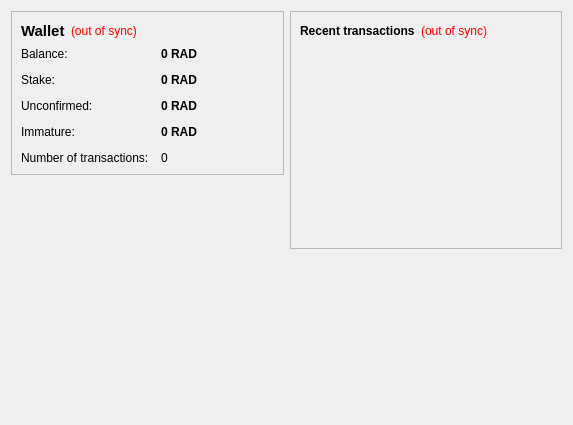
<?xml version="1.0" encoding="UTF-8"?>
<ui version="4.0">
 <class>OverviewPage</class>
 <widget class="QWidget" name="OverviewPage">
  <property name="geometry">
   <rect>
    <x>0</x>
    <y>0</y>
    <width>573</width>
    <height>425</height>
   </rect>
  </property>
  <property name="windowTitle">
   <string>Form</string>
  </property>
  <layout class="QHBoxLayout" name="horizontalLayout" stretch="1,1">
   <item>
    <layout class="QVBoxLayout" name="verticalLayout_2">
     <item>
      <widget class="QFrame" name="frame">
       <property name="frameShape">
        <enum>QFrame::StyledPanel</enum>
       </property>
       <property name="frameShadow">
        <enum>QFrame::Raised</enum>
       </property>
       <layout class="QVBoxLayout" name="verticalLayout_4">
        <item>
         <layout class="QHBoxLayout" name="horizontalLayout_4">
          <item>
           <widget class="QLabel" name="label_5">
            <property name="font">
             <font>
              <pointsize>11</pointsize>
              <weight>75</weight>
              <bold>true</bold>
             </font>
            </property>
            <property name="text">
             <string>Wallet</string>
            </property>
           </widget>
          </item>
          <item>
           <widget class="QLabel" name="labelWalletStatus">
            <property name="toolTip">
             <string>The displayed information may be out of date. Your wallet automatically synchronizes with the Radioactivecoin network after a connection is established, but this process has not completed yet.</string>
            </property>
            <property name="styleSheet">
             <string notr="true">QLabel { color: red; }</string>
            </property>
            <property name="text">
             <string notr="true">(out of sync)</string>
            </property>
            <property name="alignment">
             <set>Qt::AlignLeading|Qt::AlignLeft|Qt::AlignVCenter</set>
            </property>
           </widget>
          </item>
          <item>
           <spacer name="horizontalSpacer_2">
            <property name="orientation">
             <enum>Qt::Horizontal</enum>
            </property>
            <property name="sizeHint" stdset="0">
             <size>
              <width>40</width>
              <height>20</height>
             </size>
            </property>
           </spacer>
          </item>
         </layout>
        </item>
        <item>
         <layout class="QFormLayout" name="formLayout_2">
          <property name="fieldGrowthPolicy">
           <enum>QFormLayout::AllNonFixedFieldsGrow</enum>
          </property>
          <property name="horizontalSpacing">
           <number>12</number>
          </property>
          <property name="verticalSpacing">
           <number>12</number>
          </property>
          <item row="0" column="0">
           <widget class="QLabel" name="label">
            <property name="text">
             <string>Balance:</string>
            </property>
           </widget>
          </item>
          <item row="0" column="1">
           <widget class="QLabel" name="labelBalance">
            <property name="font">
             <font>
              <weight>75</weight>
              <bold>true</bold>
             </font>
            </property>
            <property name="cursor">
             <cursorShape>IBeamCursor</cursorShape>
            </property>
            <property name="toolTip">
             <string>Your current balance</string>
            </property>
            <property name="text">
             <string notr="true">0 RAD</string>
            </property>
            <property name="textInteractionFlags">
             <set>Qt::LinksAccessibleByMouse|Qt::TextSelectableByKeyboard|Qt::TextSelectableByMouse</set>
            </property>
           </widget>
          </item>
          <item row="1" column="0">
           <widget class="QLabel" name="label_6">
            <property name="text">
             <string>Stake:</string>
            </property>
           </widget>
          </item>
          <item row="1" column="1">
           <widget class="QLabel" name="labelStake">
            <property name="font">
             <font>
              <weight>75</weight>
              <bold>true</bold>
             </font>
            </property>
            <property name="cursor">
             <cursorShape>IBeamCursor</cursorShape>
            </property>
            <property name="toolTip">
             <string>Total of coins that was staked, and do not yet count toward the current balance</string>
            </property>
            <property name="text">
             <string notr="true">0 RAD</string>
            </property>
            <property name="textInteractionFlags">
             <set>Qt::LinksAccessibleByMouse|Qt::TextSelectableByKeyboard|Qt::TextSelectableByMouse</set>
            </property>
           </widget>
          </item>
          <item row="2" column="0">
           <widget class="QLabel" name="label_3">
            <property name="text">
             <string>Unconfirmed:</string>
            </property>
           </widget>
          </item>
          <item row="2" column="1">
           <widget class="QLabel" name="labelUnconfirmed">
            <property name="font">
             <font>
              <weight>75</weight>
              <bold>true</bold>
             </font>
            </property>
            <property name="cursor">
             <cursorShape>IBeamCursor</cursorShape>
            </property>
            <property name="toolTip">
             <string>Total of transactions that have yet to be confirmed, and do not yet count toward the current balance</string>
            </property>
            <property name="text">
             <string notr="true">0 RAD</string>
            </property>
            <property name="textInteractionFlags">
             <set>Qt::LinksAccessibleByMouse|Qt::TextSelectableByKeyboard|Qt::TextSelectableByMouse</set>
            </property>
           </widget>
          </item>
          <item row="3" column="0">
           <widget class="QLabel" name="labelImmatureText">
            <property name="text">
             <string>Immature:</string>
            </property>
           </widget>
          </item>
          <item row="3" column="1">
           <widget class="QLabel" name="labelImmature">
            <property name="font">
             <font>
              <weight>75</weight>
              <bold>true</bold>
             </font>
            </property>
            <property name="toolTip">
             <string>Mined balance that has not yet matured</string>
            </property>
            <property name="text">
             <string notr="true">0 RAD</string>
            </property>
            <property name="textInteractionFlags">
             <set>Qt::LinksAccessibleByMouse|Qt::TextSelectableByKeyboard|Qt::TextSelectableByMouse</set>
            </property>
           </widget>
          </item>
          <item row="4" column="0">
           <widget class="QLabel" name="label_2">
            <property name="text">
             <string>Number of transactions:</string>
            </property>
           </widget>
          </item>
          <item row="4" column="1">
           <widget class="QLabel" name="labelNumTransactions">
            <property name="toolTip">
             <string>Total number of transactions in wallet</string>
            </property>
            <property name="text">
             <string notr="true">0</string>
            </property>
           </widget>
          </item>
         </layout>
        </item>
       </layout>
      </widget>
     </item>
     <item>
      <spacer name="verticalSpacer">
       <property name="orientation">
        <enum>Qt::Vertical</enum>
       </property>
       <property name="sizeHint" stdset="0">
        <size>
         <width>20</width>
         <height>40</height>
        </size>
       </property>
      </spacer>
     </item>
     <item alignment="Qt::AlignHCenter">
      <widget class="QLabel" name="label_7">
       <property name="text">
        <string/>
       </property>
       <property name="pixmap">
        <pixmap resource="../bitcoin.qrc">:/icons/res/icons/badge (2).png</pixmap>
       </property>
      </widget>
     </item>
    </layout>
   </item>
   <item>
    <layout class="QVBoxLayout" name="verticalLayout_3">
     <item>
      <widget class="QFrame" name="frame_2">
       <property name="frameShape">
        <enum>QFrame::StyledPanel</enum>
       </property>
       <property name="frameShadow">
        <enum>QFrame::Raised</enum>
       </property>
       <layout class="QVBoxLayout" name="verticalLayout">
        <item>
         <layout class="QHBoxLayout" name="horizontalLayout_2">
          <item>
           <widget class="QLabel" name="label_4">
            <property name="text">
             <string>&lt;b&gt;Recent transactions&lt;/b&gt;</string>
            </property>
           </widget>
          </item>
          <item>
           <widget class="QLabel" name="labelTransactionsStatus">
            <property name="toolTip">
             <string>The displayed information may be out of date. Your wallet automatically synchronizes with the Radioactivecoin network after a connection is established, but this process has not completed yet.</string>
            </property>
            <property name="styleSheet">
             <string notr="true">QLabel { color: red; }</string>
            </property>
            <property name="text">
             <string notr="true">(out of sync)</string>
            </property>
            <property name="alignment">
             <set>Qt::AlignRight|Qt::AlignTrailing|Qt::AlignVCenter</set>
            </property>
           </widget>
          </item>
          <item>
           <spacer name="horizontalSpacer">
            <property name="orientation">
             <enum>Qt::Horizontal</enum>
            </property>
            <property name="sizeHint" stdset="0">
             <size>
              <width>40</width>
              <height>20</height>
             </size>
            </property>
           </spacer>
          </item>
         </layout>
        </item>
        <item>
         <widget class="QListView" name="listTransactions">
          <property name="styleSheet">
           <string notr="true">QListView { background: transparent; }</string>
          </property>
          <property name="frameShape">
           <enum>QFrame::NoFrame</enum>
          </property>
          <property name="verticalScrollBarPolicy">
           <enum>Qt::ScrollBarAlwaysOff</enum>
          </property>
          <property name="horizontalScrollBarPolicy">
           <enum>Qt::ScrollBarAlwaysOff</enum>
          </property>
          <property name="selectionMode">
           <enum>QAbstractItemView::NoSelection</enum>
          </property>
         </widget>
        </item>
       </layout>
      </widget>
     </item>
     <item>
      <spacer name="verticalSpacer_2">
       <property name="orientation">
        <enum>Qt::Vertical</enum>
       </property>
       <property name="sizeHint" stdset="0">
        <size>
         <width>20</width>
         <height>40</height>
        </size>
       </property>
      </spacer>
     </item>
    </layout>
   </item>
  </layout>
 </widget>
 <resources>
  <include location="../bitcoin.qrc"/>
 </resources>
 <connections/>
</ui>
